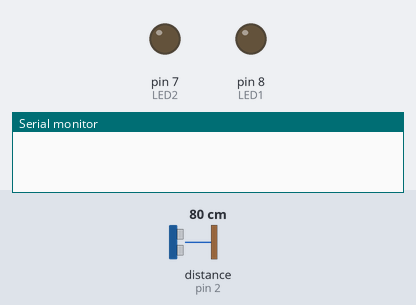
Simulated run of this sketch. Board: Arduino Uno, built with avr-gcc and run on an emulated ATmega328P. Parts: output pins drawn as LEDs (lit = HIGH), the last lines printed to the serial monitor. Wiring (inferred from the names in the program): ultrasonic range finder: trigger pin 3; echo pin 2. The inputs (shaded band) are chosen by the test bench; at power-on: distance to the obstacle (sensor on pin 2) 80 cm. The echo pulse lasts 58.3 µs per cm; pins used as bus, display or sensor lines are not drawn.

Above: at 1.2 s.
1.3 s: distance to the obstacle (sensor on pin 2) set to 55 cm
2.8 s: distance to the obstacle (sensor on pin 2) set to 48 cm
At 3.1 s:
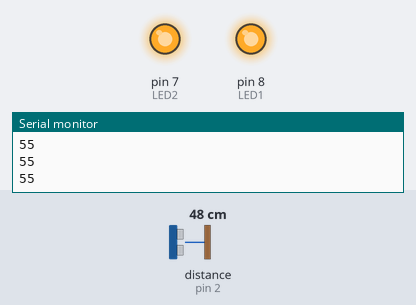
Timing chart, 0 to 5.8 s (numbered marks = the images above; inputs shaded):
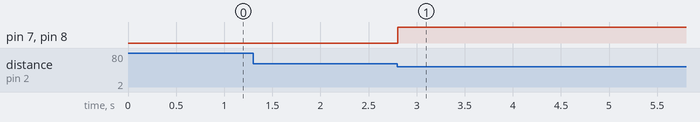

The sketch:

ballandlight.ino
```cpp
int Trig = 3;
int Echo = 2;
int duration;
int distance;
//以下为led设置
int LED1 = 8;
int LED2 = 7;

//以上为led设置


void setup() {
  Serial.begin(9600);
  pinMode(Trig, OUTPUT);
  pinMode(Echo, INPUT);
//以下为led设置
  pinMode(LED1 , OUTPUT);
  pinMode(LED2 , OUTPUT);

//以上为led设置
  Serial.begin(9600);
}
void loop() {
  //发一个10ms的高脉冲去触发TrigPin
  digitalWrite(Trig, HIGH);
  delay(1);
  digitalWrite(Trig, LOW);
  duration = pulseIn(Echo,HIGH);
  distance = duration / 50.2;


  if(distance>0 && distance<60){
    Serial.println(distance);
    //
    digitalWrite(LED1, HIGH);
    digitalWrite(LED2, HIGH);


    delay(100);

    }
}
```

Measured:
- the behaviour switches between 52 and 51 cm on distance to the obstacle (sensor on pin 2) (found by bisection; images 0 and 1)
- after the input at 1.3 s, every drawn part: stays the same
- after the input at 2.8 s, pin 7 (LED2), pin 8 (LED1): LOW → HIGH at once
